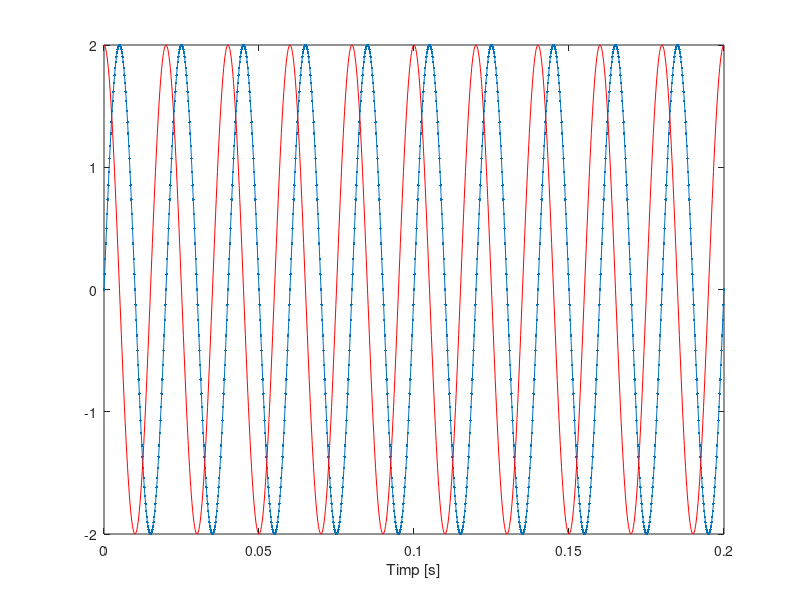

Recreate this plot in MATLAB.
F = 50
t = 0:0.0002:0.2
s = 2*sin(2*pi*F*t)
F1 = 20
t1 = 0:0.0002:0.2
s1 = 2*cos(2*pi*F*t)
plot(t,s,'.-'),xlabel('Timp [s]'),grid;hold on
plot(t1,s1,'r'),xlabel('Timp [s]'),grid